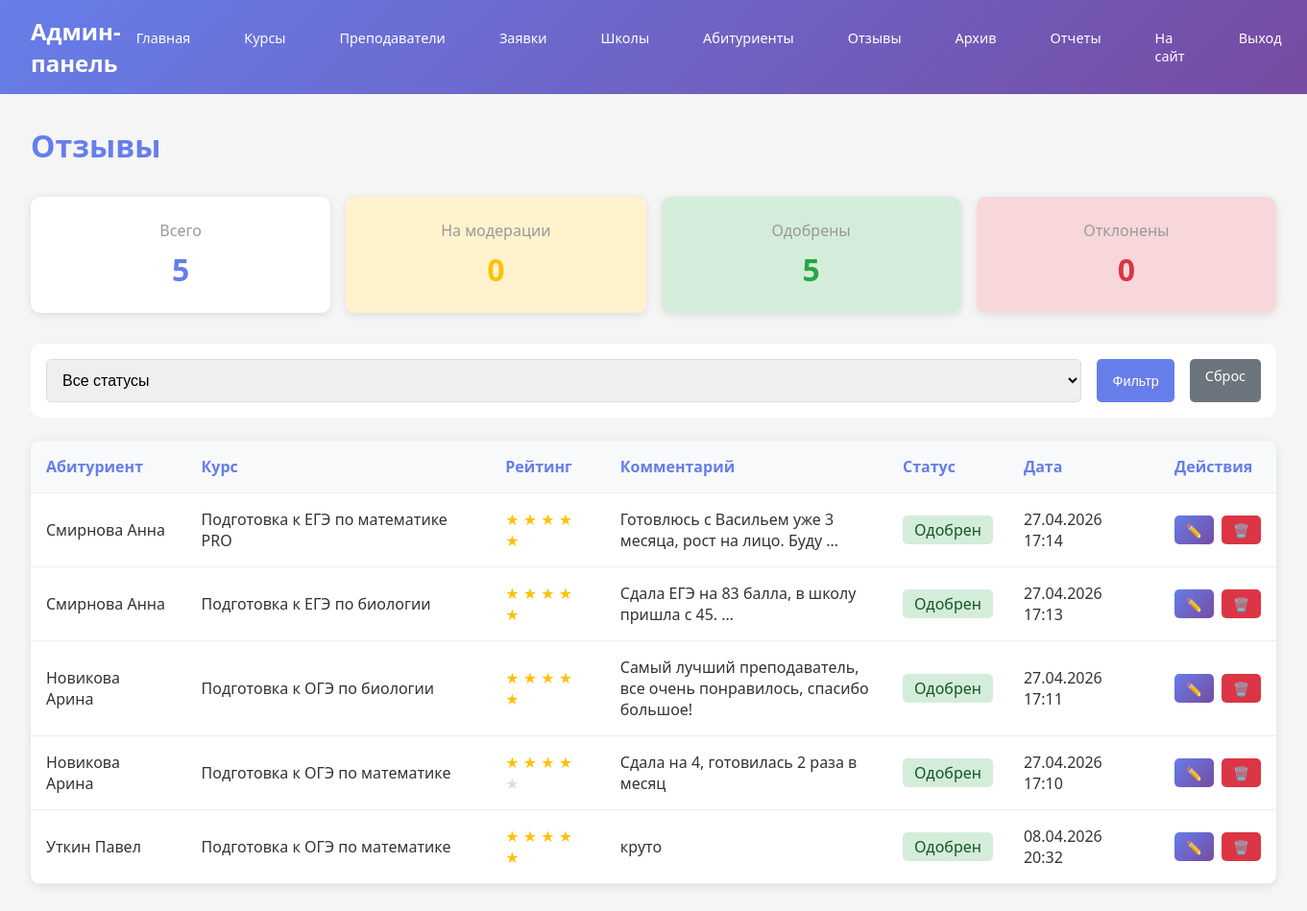
Screenshot of /admin-panel/feedbacks/ (signed in) with the database file from the repository.
### main/models.py (models this page shows, shortened)
class Feedback(models.Model):
    feedback_id = models.AutoField(primary_key=True)
    abiturient = models.ForeignKey(Abiturient, on_delete=models.CASCADE, db_column='abitur_id')
    course = models.ForeignKey(
        Course,
        on_delete=models.CASCADE,
        db_column='course_id',
        related_name='feedbacks'
    )
    rating = models.SmallIntegerField(
        validators=[
            MinValueValidator(1, message='Минимальная оценка: 1'),
            MaxValueValidator(5, message='Максимальная оценка: 5')
        ]
    )
    comment = models.TextField(max_length=1000, blank=True, null=True)
    created_at = models.DateTimeField(auto_now_add=True)
    MODERATION_CHOICES = [
        ('pending', 'На модерации'),
        ('approved', 'Одобрен'),
        ('rejected', 'Отклонён'),
    ]
    status = models.CharField(
        max_length=20,
        choices=MODERATION_CHOICES,
        default='pending'
    )
    moderated_at = models.DateTimeField(null=True, blank=True)
    moderated_by = models.ForeignKey(
        'auth.User',
        on_delete=models.SET_NULL,
        null=True,
        blank=True,
        related_name='moderated_feedbacks'
    )
    class Meta:
        db_table = 'feedbacks'
        constraints = [
            models.UniqueConstraint(
                fields=['abiturient', 'course'],
                name='unique_feedback_per_course'
            )
        ]

class Abiturient(models.Model):
    abitur_id = models.AutoField(primary_key=True)
    user = models.ForeignKey(Users, on_delete=models.CASCADE, db_column='user_id')
    first_name = models.CharField(
        max_length=100,
        validators=[
            RegexValidator(
                regex=r'^[а-яА-Яa-zA-Z]{2,50}$',
                message='Имя должно содержать от 2 до 50 букв'
            )
        ]
    )
    last_name = models.CharField(
        max_length=100,
        validators=[
            RegexValidator(
                regex=r'^[а-яА-Яa-zA-Z]{2,50}$',
                message='Фамилия должна содержать от 2 до 50 букв'
            )
        ]
    )
    email = models.EmailField(
        max_length=255,
        validators=[EmailValidator(message='Введите корректный email адрес')]
    )
    phone = models.CharField(
        max_length=20,
        blank=True,
        null=True,
        validators=[
            RegexValidator(
                regex=r'^[\+]?[0-9\s\-\(\)]{10,20}$',
                message='Введите телефон в формате +7 (___) ___-__-__'
            )
        ]
    )
    class_name = models.CharField(
        max_length=20,
        db_column='class',
        blank=True,
        null=True,
        validators=[
            RegexValidator(
                regex=r'^[1-4]?[0-9][а-яА-Я]?$',
                message='Введите класс в формате 9а, 10б, 11в'
            )
        ]
    )
    school = models.ForeignKey(
        School,
        on_delete=models.SET_NULL,
        db_column='school_id',
        null=True,
        blank=True
    )
    parent = models.ForeignKey(
        Parent,
        on_delete=models.SET_NULL,
        db_column='parent_id',
        null=True,
        blank=True
    )
    photo = models.ImageField(
        upload_to='students/photos/',
        blank=True,
        null=True,
        help_text='Фотография абитуриента (необязательно)'
    )
    is_activ = models.BooleanField(default=True)
    class Meta:
        db_table = 'abiturients'

class Course(models.Model):
    course_id = models.AutoField(primary_key=True)
    name = models.CharField(max_length=255)
    description = models.TextField()
    teacher = models.ForeignKey(Teacher, on_delete=models.CASCADE, db_column='teacher_id')
    level = models.CharField(max_length=50)
    price = models.DecimalField(
        max_digits=10,
        decimal_places=2,
        validators=[MinValueValidator(0.01)]
    )
    start_date = models.DateField()
    end_date = models.DateField()
    raspisanie = models.CharField(max_length=255, blank=True, null=True)
    is_activ = models.BooleanField(default=True)
    max_students = models.PositiveIntegerField(
        default=15,
        help_text='Максимальное количество студентов на курсе'
    )
    photo_url = models.CharField(max_length=500, blank=True, null=True)
    photo = models.ImageField(
        upload_to='courses/photos/',
        blank=True,
        null=True,
        help_text='Фотография курса (необязательно)'
    )
    class Meta:
        db_table = 'courses'

### main/views.py (the view)
# urls.py: path('admin-panel/feedbacks/', views.admin_feedbacks, name='admin_feedbacks'),
@staff_member_required
def admin_feedbacks(request):
    status_filter = request.GET.get('status', '')
    feedbacks = Feedback.objects.select_related('abiturient', 'course__teacher').all()
    if status_filter:
        feedbacks = feedbacks.filter(status=status_filter)
    feedbacks = feedbacks.order_by('-created_at')
    total_count = Feedback.objects.count()
    pending_count = Feedback.objects.filter(status='pending').count()
    approved_count = Feedback.objects.filter(status='approved').count()
    rejected_count = Feedback.objects.filter(status='rejected').count()
    context = {
        'feedbacks': feedbacks,
        'total_count': total_count,
        'pending_count': pending_count,
        'approved_count': approved_count,
        'rejected_count': rejected_count,
        'current_status': status_filter,
    }
    return render(request, 'admin/feedbacks.html', context)

### main/templates/admin/feedbacks.html (shortened to what this page needs)
{% extends 'admin/base_admin.html' %}
{% block content %}
<div style="display: flex; justify-content: space-between; align-items: center; margin-bottom: 2rem;">
    <h1 style="color: #667eea;">Отзывы</h1>
</div>
<div style="display: grid; grid-template-columns: repeat(auto-fit, minmax(150px, 1fr)); gap: 1rem; margin-bottom: 2rem;">
    <div style="background: white; padding: 1.5rem; border-radius: 10px; box-shadow: 0 2px 10px rgba(0,0,0,0.1); text-align: center;">
        <p style="color: #999; margin-bottom: 0.5rem;">Всего</p>
        <p style="font-size: 2rem; font-weight: bold; color: #667eea;">{{ total_count }}</p>
    </div>
    <div style="background: #fff3cd; padding: 1.5rem; border-radius: 10px; box-shadow: 0 2px 10px rgba(0,0,0,0.1); text-align: center;">
        <p style="color: #999; margin-bottom: 0.5rem;">На модерации</p>
        <p style="font-size: 2rem; font-weight: bold; color: #ffc107;">{{ pending_count }}</p>
    </div>
    <div style="background: #d4edda; padding: 1.5rem; border-radius: 10px; box-shadow: 0 2px 10px rgba(0,0,0,0.1); text-align: center;">
        <p style="color: #999; margin-bottom: 0.5rem;">Одобрены</p>
        <p style="font-size: 2rem; font-weight: bold; color: #28a745;">{{ approved_count }}</p>
    </div>
    <div style="background: #f8d7da; padding: 1.5rem; border-radius: 10px; box-shadow: 0 2px 10px rgba(0,0,0,0.1); text-align: center;">
        <p style="color: #999; margin-bottom: 0.5rem;">Отклонены</p>
        <p style="font-size: 2rem; font-weight: bold; color: #dc3545;">{{ rejected_count }}</p>
    </div>
</div>
<div style="background: white; padding: 1rem; border-radius: 10px; margin-bottom: 1.5rem;">
    <form method="get" style="display: flex; gap: 1rem; flex-wrap: wrap;">
        <select name="status" class="form-control" style="flex: 1; min-width: 200px;">
            <option value="">Все статусы</option>
        </select>
        <button type="submit" class="btn" style="background: #667eea;">Фильтр</button>
        <a href="{% url 'admin_feedbacks' %}" class="btn" style="background: #6c757d;">Сброс</a>
    </form>
</div>
{% if feedbacks %}
<table>
    <thead>
        <tr>
            <th>Абитуриент</th>
            <th>Курс</th>
            <th>Рейтинг</th>
            <th>Комментарий</th>
            <th>Статус</th>
            <th>Дата</th>
            <th>Действия</th>
        </tr>
    </thead>
    <tbody>
        {% for feedback in feedbacks %}
        <tr>
            <td>{{ feedback.abiturient.last_name }} {{ feedback.abiturient.first_name }}</td>
            <td>{{ feedback.course.name }}</td>
            <td>
                <span style="color: #ffc107;">
                    {% for i in "12345"|make_list %}
                        {% if forloop.counter <= feedback.rating %}★{% else %}<span style="color: #ddd;">★</span>{% endif %}
                    {% endfor %}
                </span>
            </td>
            <td style="max-width: 300px;">{{ feedback.comment|truncatewords:10|default:"-" }}</td>
            <td>
                {% if feedback.status == 'pending' %}
                    <span style="padding: 0.25rem 0.75rem; border-radius: 5px; background: #fff3cd; color: #856404;">На модерации</span>
                {% elif feedback.status == 'approved' %}
                    <span style="padding: 0.25rem 0.75rem; border-radius: 5px; background: #d4edda; color: #155724;">Одобрен</span>
                {% else %}
                    <span style="padding: 0.25rem 0.75rem; border-radius: 5px; background: #f8d7da; color: #721c24;">Отклонён</span>
                {% endif %}
            </td>
            <td>{{ feedback.created_at|date:"d.m.Y H:i" }}</td>
            <td>
                <div style="display: flex; gap: 0.5rem;">
                    <a href="{% url 'admin_edit_feedback' feedback.feedback_id %}" class="btn btn-small">✏️</a>
                    <a href="{% url 'admin_delete_feedback' feedback.feedback_id %}" class="btn btn-small" style="background: #dc3545;">🗑️</a>
                </div>
            </td>
        </tr>
        {% endfor %}
    </tbody>
</table>
{% else %}
<div style="background: white; border-radius: 10px; padding: 3rem; text-align: center; box-shadow: 0 2px 10px rgba(0,0,0,0.1);">
    <p style="color: #999; font-size: 1.1rem;">Отзывов пока нет</p>
</div>
{% endif %}
{% endblock %}

### main/templates/admin/base_admin.html (style rules this page uses)
* { margin: 0; padding: 0; box-sizing: border-box; }
body { font-family: 'Segoe UI', Tahoma, Geneva, Verdana, sans-serif; background-color: #f5f5f5; color: #333; }
.btn { display: inline-block; padding: 0.5rem 1rem; background: linear-gradient(135deg, #667eea 0%, #764ba2 100%); color: white; text-decoration: none; border-radius: 5px; border: none; cursor: pointer; font-size: 0.9rem; }
.btn-small { padding: 0.35rem 0.75rem; font-size: 0.85rem; }
table { width: 100%; background: white; border-radius: 10px; overflow: hidden; box-shadow: 0 2px 10px rgba(0,0,0,0.1); border-collapse: collapse; }
th, td { padding: 1rem; text-align: left; border-bottom: 1px solid #eee; }
th { background: #f8f9fa; font-weight: 600; color: #667eea; }
.form-control { width: 100%; padding: 0.75rem; border: 1px solid #ddd; border-radius: 5px; font-size: 1rem; }

### rows the page displays
Feedback: abiturient.last_name "Смирнова", abiturient.first_name "Анна", course.name "Подготовка к ЕГЭ по математике PRO", rating 5 (drawn), comment "Готовлюсь с Васильем уже 3 месяца, рост на лицо. Буду …", status "Одобрен", created_at "27.04.2026 17:14"
Feedback: abiturient.last_name "Смирнова", abiturient.first_name "Анна", course.name "Подготовка к ЕГЭ по биологии", rating 5 (drawn), comment "Сдала ЕГЭ на 83 балла, в школу пришла с 45. …", status "Одобрен", created_at "27.04.2026 17:13"
Feedback: abiturient.last_name "Новикова", abiturient.first_name "Арина", course.name "Подготовка к ОГЭ по биологии", rating 5 (drawn), comment "Самый лучший преподаватель, все очень понравилось, спасибо большое!", status "Одобрен", created_at "27.04.2026 17:11"
Feedback: abiturient.last_name "Новикова", abiturient.first_name "Арина", course.name "Подготовка к ОГЭ по математике", rating 4 (drawn), comment "Сдала на 4, готовилась 2 раза в месяц", status "Одобрен", created_at "27.04.2026 17:10"
Feedback: abiturient.last_name "Уткин", abiturient.first_name "Павел", course.name "Подготовка к ОГЭ по математике", rating 5 (drawn), comment "круто", status "Одобрен", created_at "08.04.2026 20:32"

### other values shown
{{ total_count }} "5"
{{ pending_count }} "0"
{{ approved_count }} "5"
{{ rejected_count }} "0"
